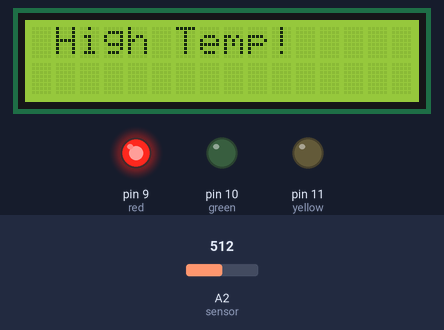
A sketch run on a simulated Arduino Uno, built with avr-gcc and run on an emulated ATmega328P. Parts: 16×2 character LCD, output pins drawn as LEDs (lit = HIGH). Inputs (shaded band) come from the test bench; at power-on: A2 (sensor) = 512. What the sketch prints to the serial monitor is not drawn.

Above: at 1.2 s.
1.3 s: A2 (sensor) set to 259
2.8 s: A2 (sensor) set to 237
At 3.8 s:
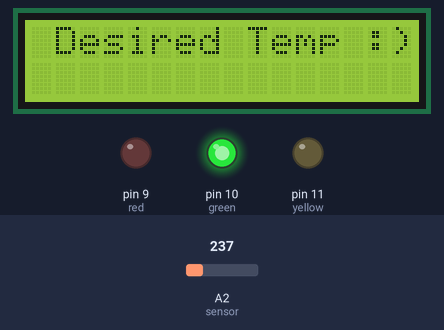
4.3 s: A2 (sensor) set to 122
At 5.0 s:
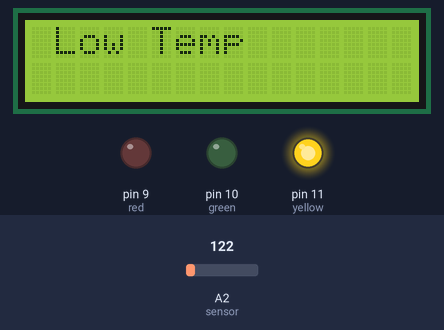
5.8 s: A2 (sensor) set to 306
At 7.0 s:
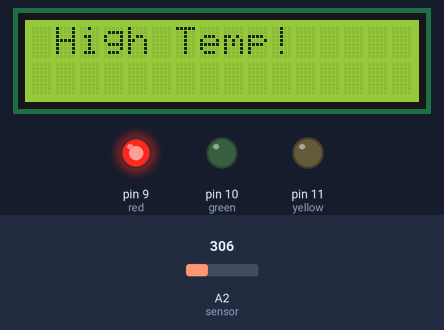
7.3 s: A2 (sensor) set to 0
At 8.1 s:
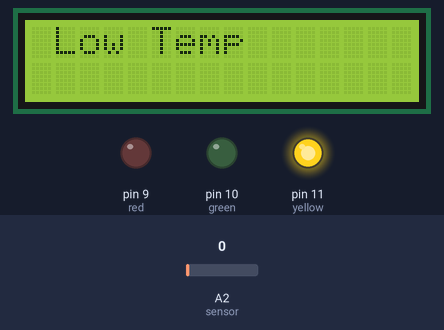
Timing chart, 0 to 9.9 s (numbered marks = the images above; inputs shaded):
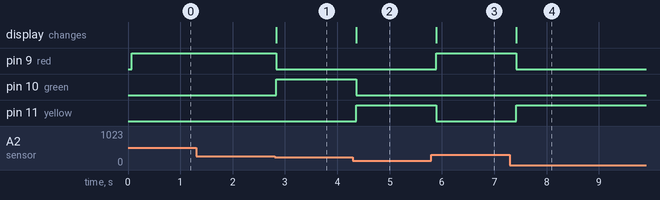

Measured:
- the behaviour switches between 246 and 245 on A2 (sensor) (found by bisection; images 0 and 1)
- after the input at 1.3 s, every drawn part: stays the same
- after the input at 2.8 s, pin 9 (red): HIGH → LOW at once; pin 10 (green): LOW → HIGH at once; the display: changes at once (image 1)
- after the input at 4.3 s, pin 10 (green): HIGH → LOW after 0.06 s; pin 11 (yellow): LOW → HIGH after 0.06 s; the display: changes after 0.06 s (image 2)
- after the input at 5.8 s, pin 9 (red): LOW → HIGH after 0.09 s; pin 11 (yellow): HIGH → LOW after 0.09 s; the display: changes after 0.09 s (image 3)
- after the input at 7.3 s, pin 9 (red): HIGH → LOW after 0.12 s; pin 11 (yellow): LOW → HIGH after 0.12 s; the display: changes after 0.12 s (image 4)

The sketch:

code.ino
```cpp
#include <LiquidCrystal.h>

const int hot = 70;
const int cold = 60;
LiquidCrystal lcd(7, 6, 5, 4, 3, 2);

void setup()
{
  pinMode(A2, INPUT); //sensor
  pinMode(9, OUTPUT); //red
  pinMode(10, OUTPUT); //green
  pinMode(11, OUTPUT); //yellow
  Serial.begin(9600);
  lcd.begin(16, 2);
}
void loop()
{
    //read the analog pin
    int sensor = analogRead(A2);
  	//calibration
    float voltage = (sensor / 1024.0) * 5000;
    float tempC = (voltage - 500) / 10;
    float tempF = (tempC * 1.8) + 32;
    //print the temperature
    Serial.print("Temp: ");
    Serial.print(tempC);
  	Serial.print(" degree C");

  	lcd.clear();

    if (tempC < cold)
    { //cold
      	lcd.setCursor(1,0);
      	lcd.print("Low Temp");
        digitalWrite(9, LOW);
        digitalWrite(10, LOW);
        digitalWrite(11, HIGH);
        Serial.println(" Temp less than 60");
    }
    else if (tempC > hot)
    { //hot
     	lcd.clear();
      	lcd.setCursor(1,0);
      	lcd.print("High Temp!");
        digitalWrite(9, HIGH);
        digitalWrite(10, LOW);
        digitalWrite(11, LOW);
        Serial.println(" Temp more than 70");
    }
    else
    { //desired
      	lcd.clear();
      	lcd.setCursor(1,0);
      	lcd.print("Desired Temp :)");
        digitalWrite(9, LOW);
        digitalWrite(10, HIGH);
        digitalWrite(11, LOW);
        Serial.println(" Temp between 60 and 70");
	}
	delay(300);
}
```
